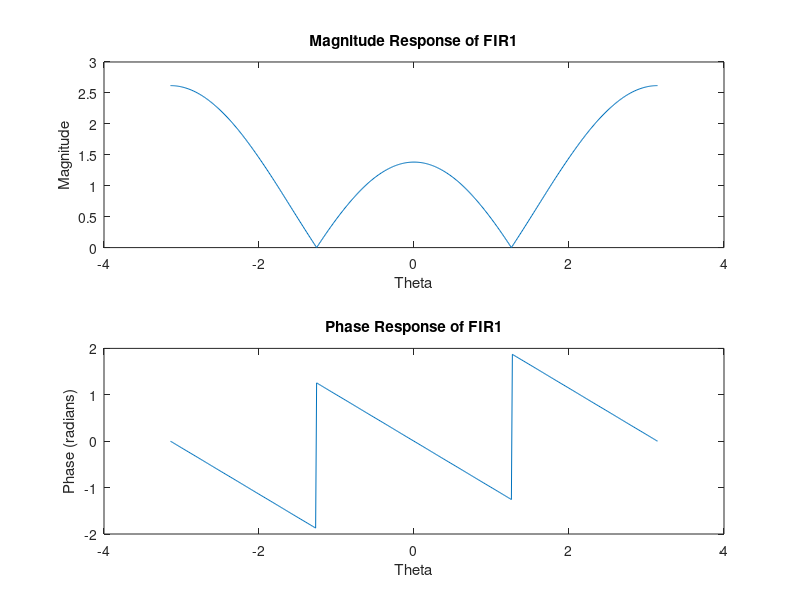

Source code (MATLAB):
% Define the nulling frequency
theta_nul = 0.4*pi;

% Create a vector of 501 equally distributed values of theta in the FI
theta = linspace(-pi, pi, 501);

% Evaluate H(e^jtheta) using the given equation
H = exp(-1i*theta) .* (2*cos(theta) - 2*cos(theta_nul));

% Plot the magnitude and phase response of the nulling filter FIR1
subplot(2,1,1);
plot(theta, abs(H));
title('Magnitude Response of FIR1');
xlabel('Theta');
ylabel('Magnitude');

subplot(2,1,2);
plot(theta, angle(H));
title('Phase Response of FIR1');
xlabel('Theta');
ylabel('Phase (radians)');
